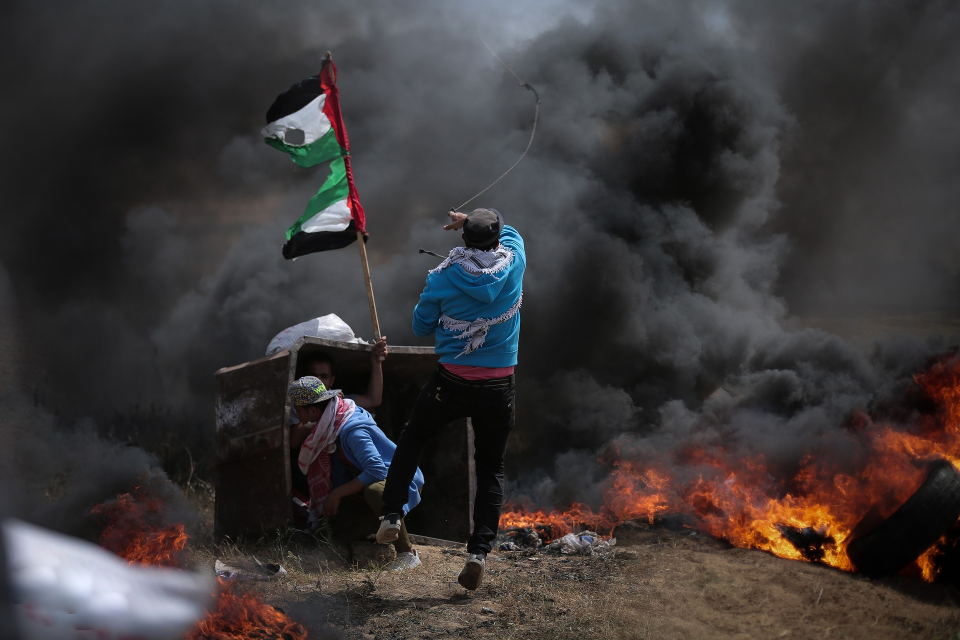
#> input picture gaza.jpg, 1920 x 1280 px (shown at 1/2 size)
$ jupyter execute dominant_color.ipynb   (shell and % lines are left out)
#> lines starting #> are read from the running program, lines starting #| are printed output that depends on the picture
### Dominant colour Extraction Assignment

##### importing Dependencies

[cell 1]
import cv2
import numpy as np
import pandas as pd
import matplotlib.pyplot as plt
import matplotlib.image as img
from sklearn.cluster import KMeans

##### Read or upload image from the directory

[cell 2]
actual_image = img.imread("gaza.jpg")
#> actual_image is the input picture: shape (1280, 1920, 3); mean R, G, B 59.7, 55.6, 55.9

##### Check the Shape or Resolution of image

[cell 3]
print('Actual Image shape/resolution/dimension', actual_image.shape)
#| Actual Image shape/resolution/dimension (1280, 1920, 3)

### Re-sizing the image

[cell 4]
row, col = actual_image.shape[:2]
#> row = 1280; col = 1920
limit = 700
update_image = cv2.resize(actual_image, (int(limit*float(col)/row), limit))
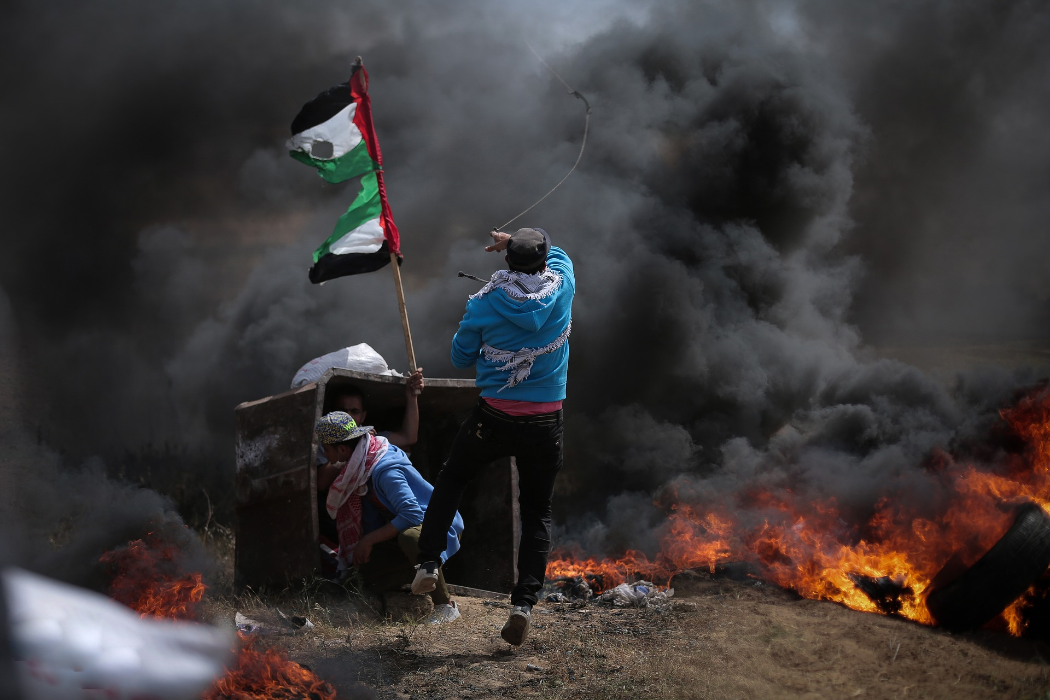
#> update_image: shape (700, 1050, 3); mean R, G, B 59.6, 55.5, 55.8

### checking the pixel size

[cell 5]
img_pixels = update_image.reshape((-1, 3))

print('Actual image pixels shape after re-shaping:', img_pixels.shape)
#| Actual image pixels shape after re-shaping: (735000, 3)
print('update image pixel shape after re-sizing :', update_image.shape)
#| update image pixel shape after re-sizing : (700, 1050, 3)

[cell 6]
plt.figure(figsize=(15,11))
plt.axis("off")

plt.subplot(121)
plt.title('Actual Image')
plt.imshow(actual_image)

plt.subplot(122)
plt.title('Image with decreased pixels size.')
plt.imshow(update_image)
plt.show()
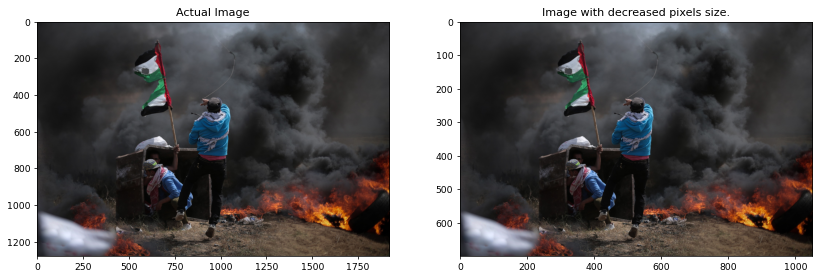
#> figure drawn by matplotlib, 2 panels

### convert the updated image into array

[cell 7]
red,green,blue =[],[],[]
for row in update_image:
    for red_val, green_val, blue_val in row:
        red.append(red_val)
        green.append(green_val)
        blue.append(blue_val)
#> after the loop, blue = 735000 items; green = 735000 items; red = 735000 items
print(row)
#> (printed output is left out)

### Normalizing the group of observations on a per feature basis

##### import 'whiten' so that feature is divided by its standard deviation across all observations to give it unit variance

[cell 8]
from scipy.cluster.vq import whiten

[cell 9]
scaled_red = whiten(red)
scaled_blue = whiten(blue)
scaled_green = whiten(green)

#### Data Framing

[cell 10]
df = pd.DataFrame({'red':red,'blue':blue,'green':green,'scaled_red':scaled_red,'scaled_blue':scaled_blue,
                   'scaled_green':scaled_green})
#> df = table of 735000 rows and 6 columns
df
#> Out = table of 735000 rows and 6 columns

#### Setting classification by KMeans and set number of 'k' or cluster becouse colors are in groups so this is the best choice for this problem

[cell 11]
k_means= KMeans(n_clusters=12)
k_means.fit(img_pixels)
print(k_means.cluster_centers_)

#### convert cluster into a common array for the colours

[cell 12]
clr_array = np.asarray(k_means.cluster_centers_, dtype='uint8')
print(clr_array)

#### Again show the orignal image for just visualization against its extracted dominent colours

[cell 13]
print("_________Original Image_________")
plt.axis('off')
plt.imshow(actual_image)
plt.show()

#### Showing the dominent colour bar

[cell 14]
print("Dominant",12,"_________Colours of Image___________ ")
plt.axis('off')
plt.imshow([clr_array])
plt.show()
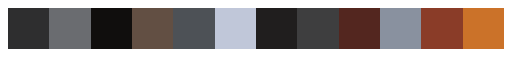
#> figure drawn by matplotlib, 1 panel

#### Get the amount of dominance with respect to percentage of each dominant colour

[cell 15]
pixels_amount = np.unique(k_means.labels_, return_counts=True)[1]
percentage = pixels_amount/img_pixels.shape[0]
percentage

 #### Constructing a bar chart for the amount of each dominat colour so that the most and minor will be visualize

[cell 16]
plt.title('Dominant  Colours', size=25)
plt.bar(range(1,13), percentage, color=np.array(clr_array)/255)
plt.ylabel('Percentage')
plt.xlabel('Colours')
plt.show()
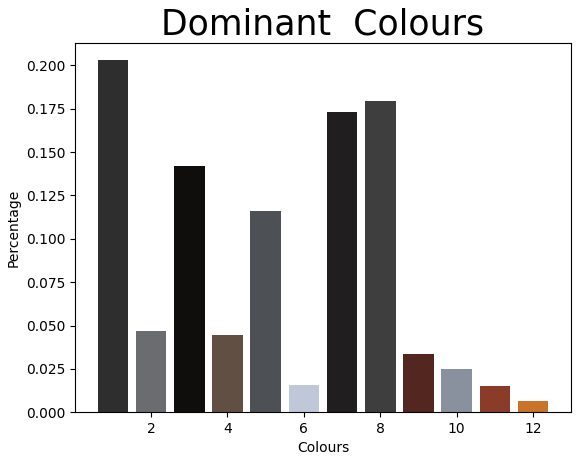
#> figure drawn by matplotlib, 1 panel; tallest bar 0.203 high, from x = 0.6 to 1.4
